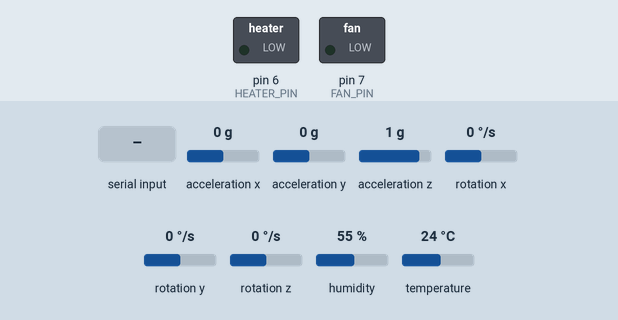
This sketch was run on a simulated Arduino Uno, built with avr-gcc and run on an emulated ATmega328P. Parts: switched loads named in the sketch (green lamp = pin HIGH). Wiring (inferred from the names in the program): MPU-6050 motion sensor at I2C address 0x68. The test bench sets the inputs (shaded band); at power-on: temperature 24 °C, acceleration x 0 g, acceleration y 0 g, acceleration z 1 g, rotation x 0 °/s, rotation y 0 °/s, rotation z 0 °/s, humidity 55 %. What the sketch prints to the serial monitor is not drawn.

Above: at 1.3 s.
1.4 s: "SET_MAX:\n" received over the second serial link
At 1.8 s:
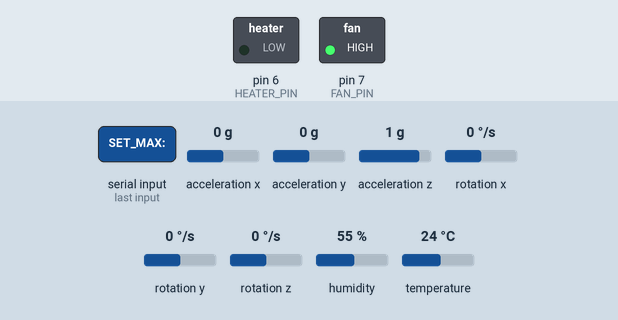
2.9 s: "SET_MAX:90\n" received over the second serial link
At 4.0 s:
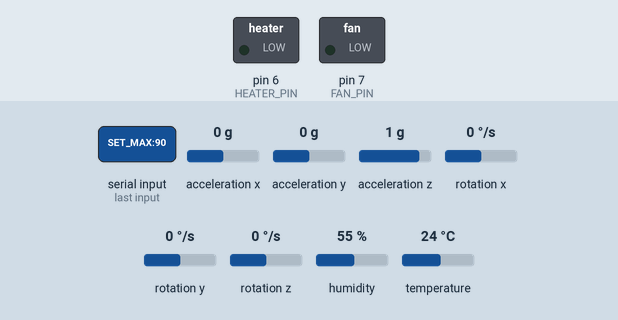
4.4 s: temperature set to 18.8 °C
7.3 s: temperature set to 17.3 °C
At 9.2 s:
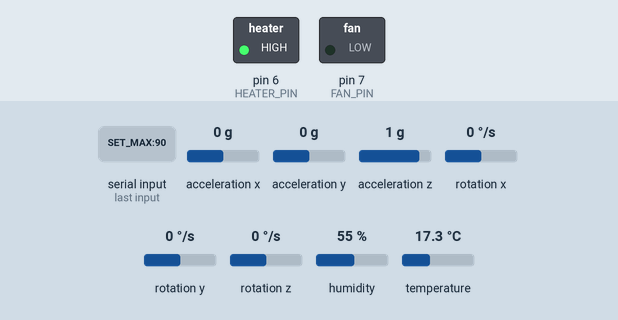
9.7 s: temperature set to 19 °C
At 11.1 s:
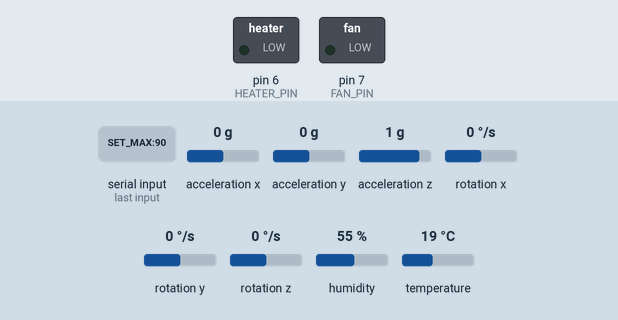
Timing chart, 0 to 12.7 s (numbered marks = the images above; inputs shaded):
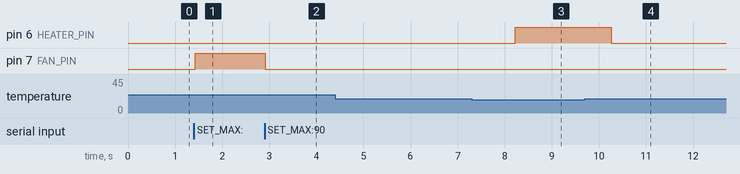

Measured:
- the behaviour switches between 18.1 and 18 °C on temperature (found by bisection; images 2 and 3)
- after the input at 1.4 s, pin 7 (FAN_PIN): LOW → HIGH at once
- after the input at 2.9 s, pin 7 (FAN_PIN): HIGH → LOW at once
- after the input at 4.4 s, every drawn part: stays the same
- after the input at 7.3 s, pin 6 (HEATER_PIN): LOW → HIGH after 0.92 s
- after the input at 9.7 s, pin 6 (HEATER_PIN): HIGH → LOW after 0.56 s

The sketch:

smart_stroller_uno_hm10.ino
```cpp
/*
 * Arduino Uno + HM-10 + DHT22 + MPU6050
 * 웹앱 포맷: "온도,roll,pitch\r\n"
 */

#include <Wire.h>
#include <DHT.h>
#include <SoftwareSerial.h>

// 핀 설정
#define BT_RX_PIN        2   // HM-10 블루투스 TX ➡️ 우노 2번
#define BT_TX_PIN        3   // HM-10 블루투스 RX ➡️ 우노 3번
#define DHT_INSIDE_PIN   5   // 흰색 DHT22 데이터 핀 ➡️ 우노 5번
#define HEATER_PIN       6   // 히터 온열 시트 릴레이 IN ➡️ 우노 6번
#define FAN_PIN          7   // 쿨링팬 릴레이 IN ➡️ 우노 7번

#define DHTTYPE DHT22
DHT dhtInside(DHT_INSIDE_PIN, DHTTYPE);
SoftwareSerial bleSerial(BT_RX_PIN, BT_TX_PIN);

// MPU6050 6축 센서 I2C 고유 주소 (검증된 고정 주소 사용)
const int MPU_ADDR = 0x68;

// 자이로 센서 데이터 저장 변수
int16_t AcX, AcY, AcZ, Tmp, GyX, GyY, GyZ;

// 상보필터 및 각도 계산용 변수
float accAngleX, accAngleY;
float roll = 0, pitch = 0;
unsigned long prevTime = 0;

// 앱에서 설정할 목표 온도 범위 기본값
float targetMaxTemp = 28.0;
float targetMinTemp = 18.0;

// 블루투스 전송 주기 제어용 타이머 변수 (0.5초 간격)
unsigned long lastBleSendMs = 0;
const unsigned long BLE_SEND_INTERVAL_MS = 500;

void setup() {
  Serial.begin(9600);
  bleSerial.begin(9600);
  Wire.begin();
  Wire.setClock(100000L); // I2C 느리게 → SoftwareSerial( HM-10 ) 간섭 줄임

  Wire.beginTransmission(MPU_ADDR);
  Wire.write(0x6B);
  Wire.write(0);
  Wire.endTransmission(true);

  pinMode(FAN_PIN, OUTPUT);
  pinMode(HEATER_PIN, OUTPUT);

  digitalWrite(FAN_PIN, LOW);
  digitalWrite(HEATER_PIN, LOW);

  dhtInside.begin();
  prevTime = millis();

  Serial.println(F("===================================="));
  Serial.println(F("   반려견 스마트 유모차 가동 (6축)   "));
  Serial.println(F("   웹앱 양방향 연동 모드 활성화 완료  "));
  Serial.println(F("===================================="));
}

void loop() {
  bleSerial.listen(); // SoftwareSerial HM-10 우선

  if (bleSerial.available()) {
    String rxValue = bleSerial.readStringUntil('\n');
    rxValue.trim();

    if (rxValue.length() > 0) {
      Serial.print(F("▶ 앱 수신 명령: "));
      Serial.println(rxValue);

      if (rxValue.startsWith("SET_MAX:")) {
        targetMaxTemp = rxValue.substring(8).toFloat();
        Serial.print(F("-> [완료] 상한 온도 변경: "));
        Serial.println(targetMaxTemp);
      } else if (rxValue.startsWith("SET_MIN:")) {
        targetMinTemp = rxValue.substring(8).toFloat();
        Serial.print(F("-> [완료] 하한 온도 변경: "));
        Serial.println(targetMinTemp);
      }
    }
  }

  float tempIn = dhtInside.readTemperature();
  if (isnan(tempIn)) tempIn = 0.0;

  Wire.beginTransmission(MPU_ADDR);
  Wire.write(0x3B);
  Wire.endTransmission(false);
  Wire.requestFrom(MPU_ADDR, 14, true);

  AcX = Wire.read() << 8 | Wire.read();
  AcY = Wire.read() << 8 | Wire.read();
  AcZ = Wire.read() << 8 | Wire.read();
  Tmp = Wire.read() << 8 | Wire.read();
  GyX = Wire.read() << 8 | Wire.read();
  GyY = Wire.read() << 8 | Wire.read();
  GyZ = Wire.read() << 8 | Wire.read();

  unsigned long currentTime = millis();
  float dt = (currentTime - prevTime) / 1000.0;
  prevTime = currentTime;

  if (dt <= 0 || dt > 0.2) dt = 0.02;

  accAngleX = atan2(AcY, AcZ) * 180 / PI;
  accAngleY = atan2(-AcX, sqrt(pow(AcY, 2) + pow(AcZ, 2))) * 180 / PI;

  float gyroRateX = GyX / 131.0;
  float gyroRateY = GyY / 131.0;

  roll = 0.96 * (roll + gyroRateX * dt) + 0.04 * accAngleX;
  pitch = 0.96 * (pitch + gyroRateY * dt) + 0.04 * accAngleY;

  if (tempIn >= targetMaxTemp) {
    digitalWrite(FAN_PIN, HIGH);
    digitalWrite(HEATER_PIN, LOW);
  } else if (tempIn <= targetMinTemp) {
    digitalWrite(FAN_PIN, LOW);
    digitalWrite(HEATER_PIN, HIGH);
  } else {
    digitalWrite(FAN_PIN, LOW);
    digitalWrite(HEATER_PIN, LOW);
  }

  unsigned long now = millis();
  if (now - lastBleSendMs >= BLE_SEND_INTERVAL_MS) {
    lastBleSendMs = now;

    float absRoll = abs(roll);
    float absPitch = abs(pitch);

    bleSerial.print(tempIn, 1);
    bleSerial.print(',');
    bleSerial.print(absRoll, 1);
    bleSerial.print(',');
    bleSerial.print(absPitch, 1);
    bleSerial.print("\r\n");
    bleSerial.flush(); // HM-10으로 전송 완료 대기

    Serial.print(F("[USB 모니터] 온도: "));
    Serial.print(tempIn, 1);
    Serial.print(F("°C | 설정: "));
    Serial.print(targetMinTemp, 0);
    Serial.print(F("~"));
    Serial.print(targetMaxTemp, 0);
    Serial.print(F("°C | R: "));
    Serial.print(absRoll, 1);
    Serial.print(F(" P: "));
    Serial.println(absPitch, 1);
  }

  delay(20);
}
```
